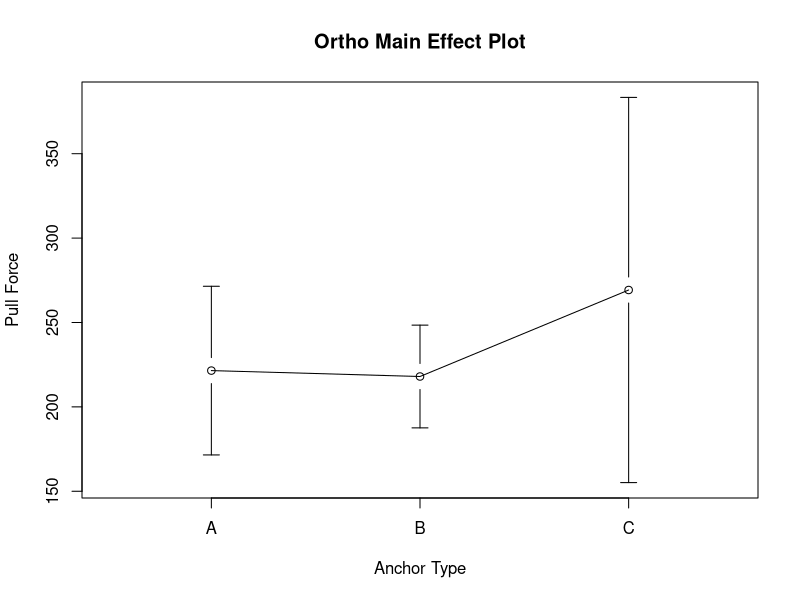
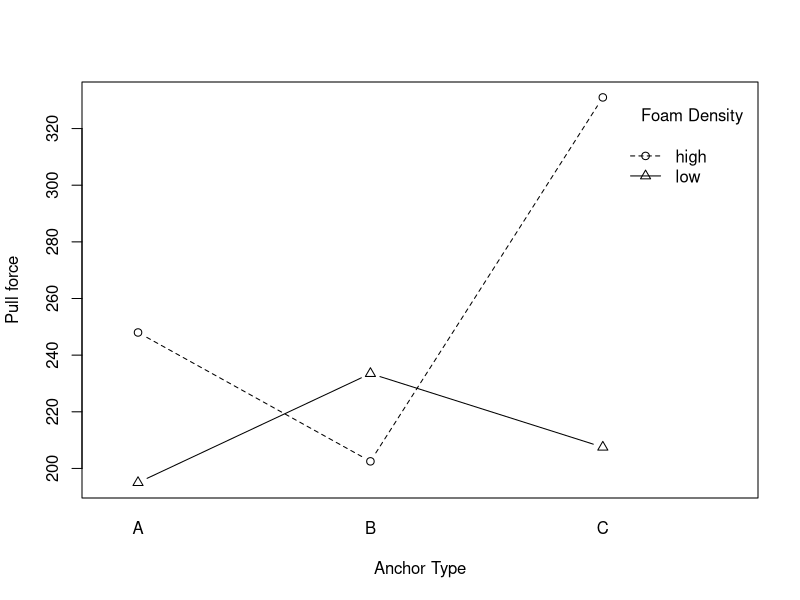

The R script that drew these images, in order:
library(tidyverse)
library(gplots)
library(multcomp)


#read file
anchor <- read.csv("ortho_study.csv")

# one way anova, one factor
m1 <- lm(pull_force~Anchor_Type, data = anchor)
anchor$resids <-residuals(m1)
anova(m1)

# CI plot
plotmeans(pull_force~Anchor_Type,xlab="Anchor Type",ylab="Pull Force", p=.95, 
          main="Ortho Main Effect Plot",barcol="black",
          n.label=F,data=anchor)

# Calculate CI terms
c_anchor <- filter(anchor, Anchor_Type == "C")

mean(c_anchor$pull_force)
sd(c_anchor$pull_force)
qt(p = 0.05/2, df = 4, lower.tail = F)

# calculate MSE
mean(anchor$resids^2)

# multi-factor anova
m2 <- lm(pull_force~Anchor_Type + Foam_Dense + Anchor_Type:Foam_Dense, data = anchor)
anova(m2)
anchor$resids_multi <- residuals(m2)

# calculate new MSE\
mean(anchor$resids_multi^2)

# interaction plot

interaction.plot(anchor$Anchor_Type, anchor$Foam_Dense, anchor$pull_force, 
                 fun = mean,
                 type = "b", 
                 pch=c(1:3),
                 legend = TRUE,
                 trace.label = "Foam Density",
                 fixed = FALSE,
                 xlab = "Anchor Type",
                 ylab = "Pull force")

# Tukey for type B
b_anchor <- filter(anchor, Anchor_Type == "B")
m3 <- aov(pull_force~Foam_Dense, data = b_anchor)
summary(m3)
TukeyHSD(m3, conf.level = .95)
qt(p=0.05, df = 4, lower.tail = F)

# Contrast
